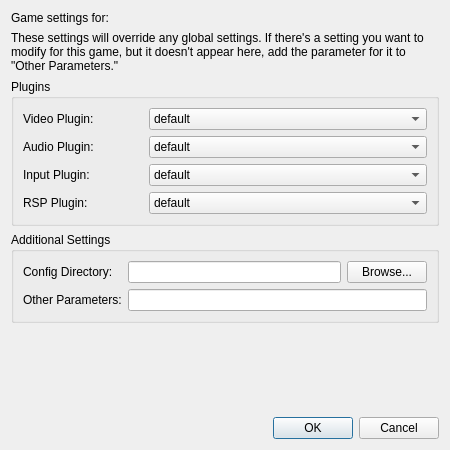
<?xml version="1.0" encoding="UTF-8"?>
<ui version="4.0">
 <class>GameSettingsDialog</class>
 <widget class="QDialog" name="GameSettingsDialog">
  <property name="geometry">
   <rect>
    <x>0</x>
    <y>0</y>
    <width>450</width>
    <height>450</height>
   </rect>
  </property>
  <property name="minimumSize">
   <size>
    <width>450</width>
    <height>450</height>
   </size>
  </property>
  <property name="windowTitle">
   <string>Game Settings</string>
  </property>
  <layout class="QVBoxLayout" name="verticalLayout">
   <item>
    <widget class="QLabel" name="gameLabel">
     <property name="text">
      <string>Game settings for:</string>
     </property>
    </widget>
   </item>
   <item>
    <widget class="QLabel" name="helpLabel">
     <property name="text">
      <string>These settings will override any global settings. If there's a setting you want to modify for this game, but it doesn't appear here, add the parameter for it to &quot;Other Parameters.&quot;</string>
     </property>
     <property name="wordWrap">
      <bool>true</bool>
     </property>
    </widget>
   </item>
   <item>
    <widget class="QGroupBox" name="plugins">
     <property name="title">
      <string>Plugins</string>
     </property>
     <property name="flat">
      <bool>false</bool>
     </property>
     <property name="checkable">
      <bool>false</bool>
     </property>
     <layout class="QGridLayout" name="gridLayout_2">
      <item row="0" column="0">
       <layout class="QGridLayout" name="pluginsLayout" columnstretch="0,1" columnminimumwidth="120,0">
        <item row="1" column="0">
         <widget class="QLabel" name="audioLabel">
          <property name="text">
           <string>Audio Plugin:</string>
          </property>
         </widget>
        </item>
        <item row="2" column="0">
         <widget class="QLabel" name="inputLabel">
          <property name="text">
           <string>Input Plugin:</string>
          </property>
         </widget>
        </item>
        <item row="3" column="0">
         <widget class="QLabel" name="rspLabel">
          <property name="text">
           <string>RSP Plugin:</string>
          </property>
         </widget>
        </item>
        <item row="0" column="0">
         <widget class="QLabel" name="videoLabel">
          <property name="text">
           <string>Video Plugin:</string>
          </property>
         </widget>
        </item>
        <item row="0" column="1">
         <widget class="QComboBox" name="videoBox">
          <item>
           <property name="text">
            <string>default</string>
           </property>
          </item>
         </widget>
        </item>
        <item row="1" column="1">
         <widget class="QComboBox" name="audioBox">
          <item>
           <property name="text">
            <string>default</string>
           </property>
          </item>
         </widget>
        </item>
        <item row="2" column="1">
         <widget class="QComboBox" name="inputBox">
          <item>
           <property name="text">
            <string>default</string>
           </property>
          </item>
         </widget>
        </item>
        <item row="3" column="1">
         <widget class="QComboBox" name="rspBox">
          <item>
           <property name="text">
            <string>default</string>
           </property>
          </item>
         </widget>
        </item>
       </layout>
      </item>
     </layout>
    </widget>
   </item>
   <item>
    <widget class="QGroupBox" name="other">
     <property name="title">
      <string>Additional Settings</string>
     </property>
     <layout class="QGridLayout" name="gridLayout_4">
      <item row="0" column="0">
       <layout class="QGridLayout" name="otherLayout">
        <item row="0" column="1">
         <widget class="QLineEdit" name="configPath"/>
        </item>
        <item row="0" column="0">
         <widget class="QLabel" name="configLabel">
          <property name="text">
           <string>Config Directory:</string>
          </property>
         </widget>
        </item>
        <item row="1" column="0">
         <widget class="QLabel" name="parametersLabel">
          <property name="text">
           <string>Other Parameters:</string>
          </property>
         </widget>
        </item>
        <item row="0" column="2">
         <widget class="QPushButton" name="configButton">
          <property name="text">
           <string>Browse...</string>
          </property>
         </widget>
        </item>
        <item row="1" column="1" colspan="2">
         <widget class="QLineEdit" name="parameters"/>
        </item>
       </layout>
      </item>
     </layout>
    </widget>
   </item>
   <item>
    <spacer name="verticalSpacer">
     <property name="orientation">
      <enum>Qt::Vertical</enum>
     </property>
     <property name="sizeHint" stdset="0">
      <size>
       <width>20</width>
       <height>40</height>
      </size>
     </property>
    </spacer>
   </item>
   <item>
    <widget class="QDialogButtonBox" name="buttonBox">
     <property name="orientation">
      <enum>Qt::Horizontal</enum>
     </property>
     <property name="standardButtons">
      <set>QDialogButtonBox::Cancel|QDialogButtonBox::Ok</set>
     </property>
    </widget>
   </item>
  </layout>
 </widget>
 <resources/>
 <connections>
  <connection>
   <sender>buttonBox</sender>
   <signal>accepted()</signal>
   <receiver>GameSettingsDialog</receiver>
   <slot>accept()</slot>
   <hints>
    <hint type="sourcelabel">
     <x>248</x>
     <y>254</y>
    </hint>
    <hint type="destinationlabel">
     <x>157</x>
     <y>274</y>
    </hint>
   </hints>
  </connection>
  <connection>
   <sender>buttonBox</sender>
   <signal>rejected()</signal>
   <receiver>GameSettingsDialog</receiver>
   <slot>reject()</slot>
   <hints>
    <hint type="sourcelabel">
     <x>316</x>
     <y>260</y>
    </hint>
    <hint type="destinationlabel">
     <x>286</x>
     <y>274</y>
    </hint>
   </hints>
  </connection>
 </connections>
</ui>
